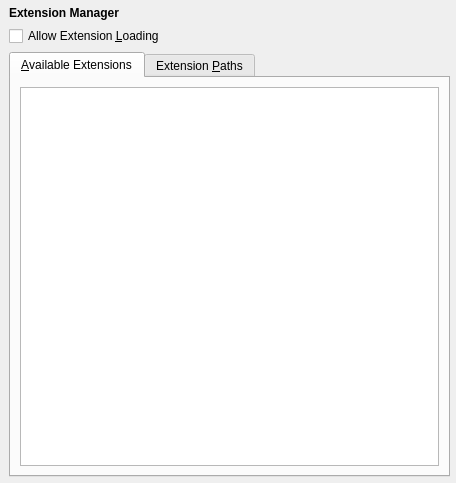
<ui version="4.0" >
 <class>PrefsExtensionWidget</class>
 <widget class="QWidget" name="PrefsExtensionWidget" >
  <property name="geometry" >
   <rect>
    <x>0</x>
    <y>0</y>
    <width>456</width>
    <height>483</height>
   </rect>
  </property>
  <layout class="QGridLayout" name="gridLayout_3" >
   <property name="leftMargin" >
    <number>9</number>
   </property>
   <property name="topMargin" >
    <number>6</number>
   </property>
   <property name="rightMargin" >
    <number>6</number>
   </property>
   <property name="bottomMargin" >
    <number>6</number>
   </property>
   <property name="spacing" >
    <number>6</number>
   </property>
   <item row="0" column="0" >
    <widget class="QLabel" name="titleLabel" >
     <property name="font" >
      <font>
       <weight>75</weight>
       <bold>true</bold>
      </font>
     </property>
     <property name="text" >
      <string>Extension Manager</string>
     </property>
    </widget>
   </item>
   <item row="1" column="0" >
    <widget class="QCheckBox" name="allowExtensionsBox" >
     <property name="text" >
      <string>Allow Extension &amp;Loading</string>
     </property>
    </widget>
   </item>
   <item row="2" column="0" >
    <widget class="QTabWidget" name="extensionsTab" >
     <property name="currentIndex" >
      <number>0</number>
     </property>
     <widget class="QWidget" name="tab" >
      <attribute name="title" >
       <string>&amp;Available Extensions</string>
      </attribute>
      <layout class="QGridLayout" name="gridLayout_2" >
       <item row="0" column="0" >
        <widget class="QListView" name="extensionsListView" >
         <property name="alternatingRowColors" >
          <bool>true</bool>
         </property>
         <property name="selectionMode" >
          <enum>QAbstractItemView::MultiSelection</enum>
         </property>
         <property name="textElideMode" >
          <enum>Qt::ElideMiddle</enum>
         </property>
        </widget>
       </item>
      </layout>
     </widget>
     <widget class="QWidget" name="tab_2" >
      <attribute name="title" >
       <string>Extension &amp;Paths</string>
      </attribute>
      <layout class="QGridLayout" name="gridLayout" >
       <item row="0" column="0" colspan="3" >
        <widget class="QListView" name="pathsListView" >
         <property name="alternatingRowColors" >
          <bool>true</bool>
         </property>
         <property name="textElideMode" >
          <enum>Qt::ElideMiddle</enum>
         </property>
        </widget>
       </item>
       <item row="1" column="0" >
        <spacer name="horizontalSpacer" >
         <property name="orientation" >
          <enum>Qt::Horizontal</enum>
         </property>
         <property name="sizeHint" stdset="0" >
          <size>
           <width>261</width>
           <height>20</height>
          </size>
         </property>
        </spacer>
       </item>
       <item row="1" column="1" >
        <widget class="QPushButton" name="addPathButton" >
         <property name="text" >
          <string>A&amp;dd</string>
         </property>
        </widget>
       </item>
       <item row="1" column="2" >
        <widget class="QPushButton" name="removePathButton" >
         <property name="text" >
          <string>&amp;Remove</string>
         </property>
        </widget>
       </item>
      </layout>
     </widget>
    </widget>
   </item>
  </layout>
  <zorder>titleLabel</zorder>
  <zorder>allowExtensionsBox</zorder>
  <zorder>extensionsTab</zorder>
 </widget>
 <resources/>
 <connections/>
</ui>
